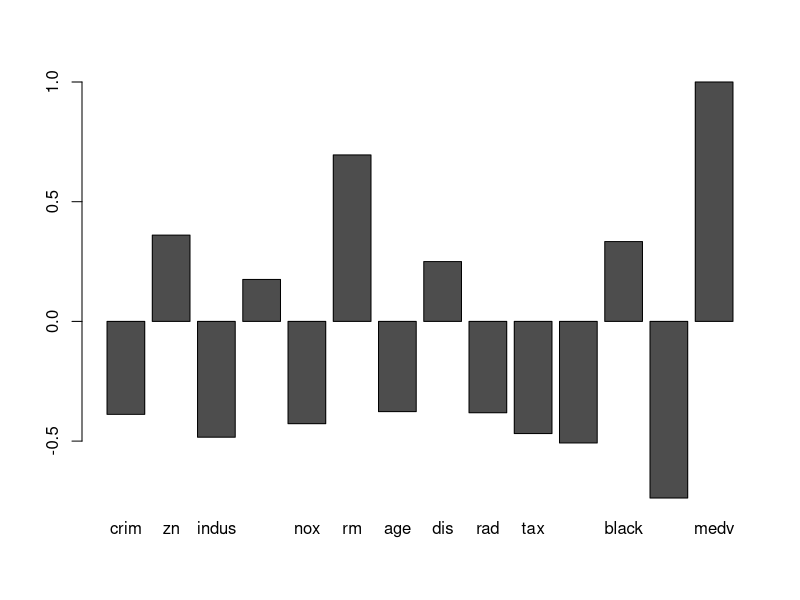
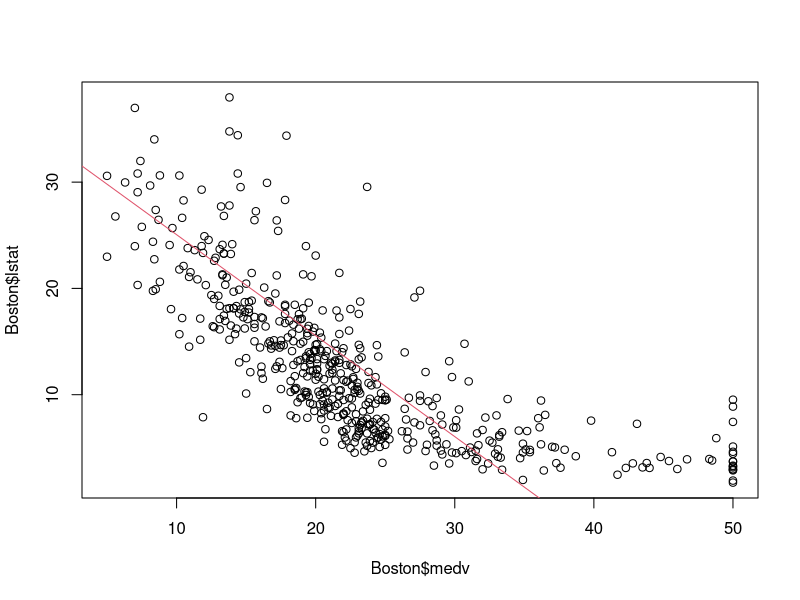
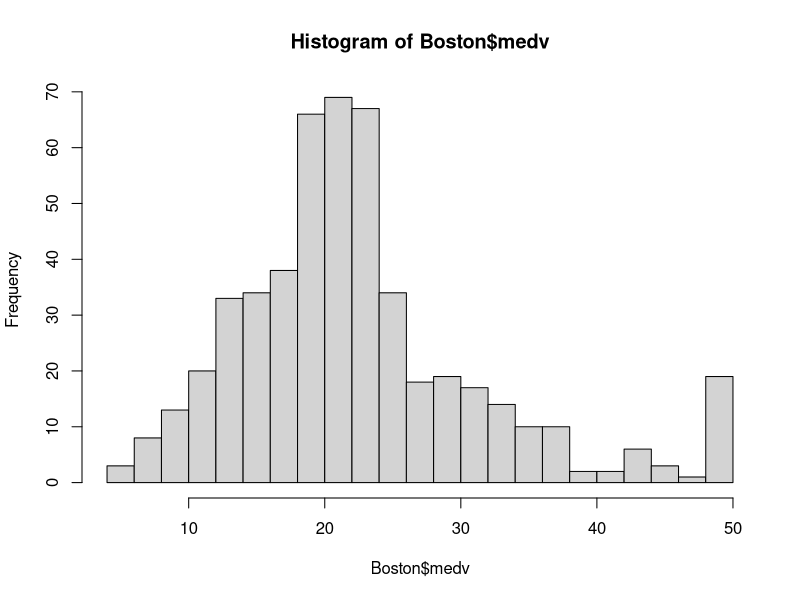
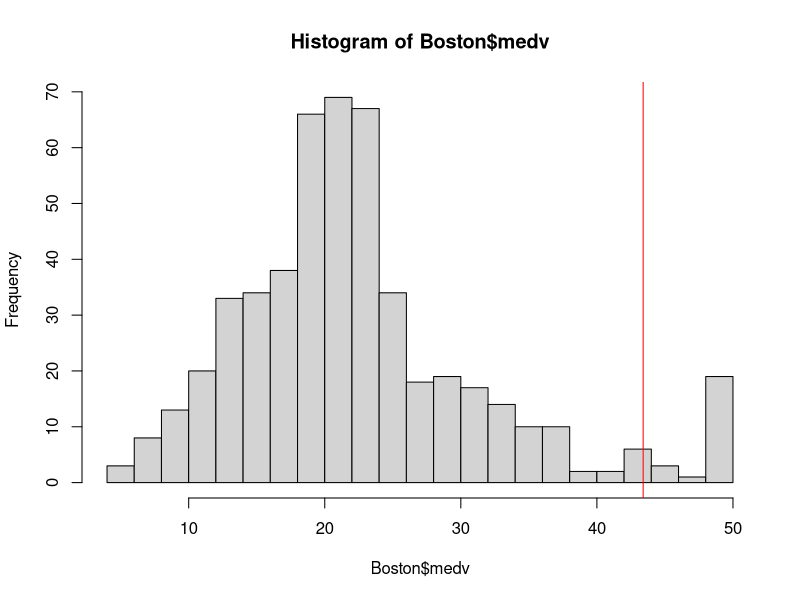
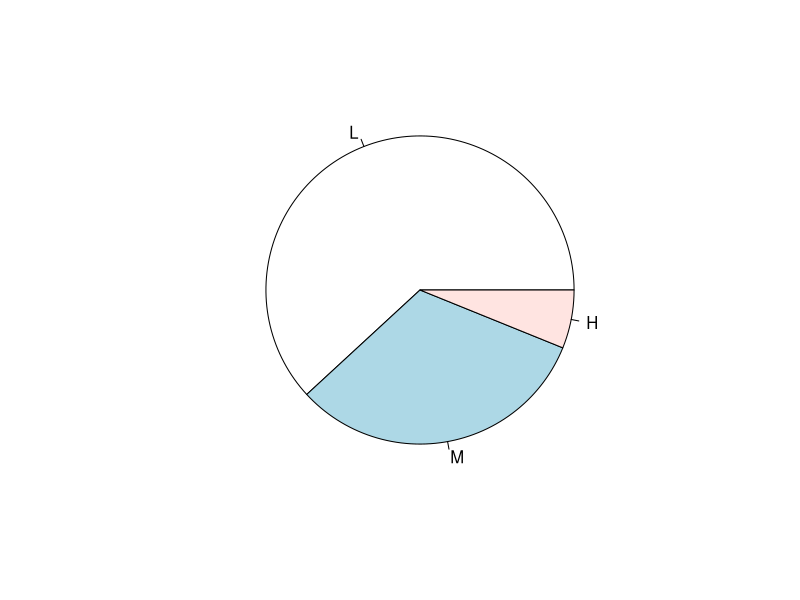

Recreate these plots in R, in order.
## ---- chunk 1
library(MASS)
#介紹引入套件
data(Boston)
## ---- chunk 2
head(Boston)

## ---- chunk 3
#解釋1非常正相關 -1是非常負相關
cor(Boston$medv,Boston)

barplot(cor(Boston$medv,Boston))

#??如何調整y軸

#與房間數是正相關,與低收入戶比例負相關

#看低收入戶比例
plot(Boston$medv,Boston$lstat)
LM=lm(Boston$medv~Boston$lstat)
abline(LM,col=2)
#練習房間數與房價的關係

## ---- chunk 4
quantile(Boston$medv, c(0.95, 0.9))
## ---- chunk 5
hist(Boston$medv, breaks = 20)
## ---- chunk 6
hist(Boston$medv, breaks = 20)
abline(v = 43.4, col="red")
## ---- chunk 7
MEDVhight = subset(Boston,Boston$medv>=43.4)
MEDVOther = subset(Boston,Boston$medv< 43.4)
# MEDVhight 為房價高的資料
# MEDVOther 其他資料
## ---- chunk 8
colMeans(MEDVhight)
colMeans(MEDVOther)
## ---- chunk 9
rbind(colMeans(MEDVhight),colMeans(MEDVOther))
## ---- chunk 10
Boston$Income=cut(Boston$lstat,breaks=3)
Boston$Income

Boston$Income=cut(Boston$lstat,breaks=3,label=c("L","M","H"))

#解釋data.frame;解釋num,int,factor
table(Boston$Income)
pie(table(Boston$Income))
## ---- chunk 11
str(Boston)
## ---- chunk 12
x=1 
## ---- chunk 13
Month1=c(1,2,3,4,5,6,7,8,9,10,11,12)
length(Month1)
Month2=1:12
length(Month2)
## ---- chunk 14
TaipeiTem=c(16.1,16.5,18.5 ,	21.9 ,	25.2 ,	27.7 ,	29.6 ,	29.2,27.4,24.5 ,	21.5 ,	17.9)
HengchunTem=c(20.7 , 21.4 , 23.2 ,  25.2 ,	27.0 ,	27.9 ,	28.4 ,	28.1 ,	27.4 ,	26.3 ,	24.3 ,	21.7)
names(TaipeiTem)=Month1
names(HengchunTem)=Month2
## ---- chunk 15
1:3
c(1, 2, 3) + 1
1:3 * 2
## ---- chunk 16
x <- c(1L, 2.0, "3")
class(x)
x
## ---- chunk 17
x <- "abc";y <- "dbbbe"
paste(x, y, sep=",")
## ---- chunk 18
strsplit(x, "b")
## ---- chunk 19
name1<-"郭雪芙"
substring(name1, 1, 1)
name2<-"金城武"
substring(name2, 1, 2)
## ---- chunk 20
x <- c("F","M","F","F")
x
x <- factor(c("F","M","F","F"), levels=c("F","M"))
x
x <- factor(c("F","M","F","F"), levels=c("F"))
levels(x)
as.integer(x)
## ---- chunk 21
#農業社會 男女男卑
Argri <- factor(c("F","M","F","F"),order=TRUE,levels=c("F","M"))

#阿美族 女尊男卑
Amis <- factor(c("F","M","F","F"),order=FALSE,levels=c("F","M"))
#應該要用
Amis <- factor(c("F","M","F","F"),order=TRUE,levels=c("M","F"))
#舉一個認真的例子 - 班上一號到六號分別拿到A,B,C的級別
rank=factor(c("C","A","B","B","C","C"),order=TRUE,level=c("C","B","A"))
rank
rank[1]<rank[2]

#?data.frame的選取
## ---- chunk 22
1 + 2
## ---- chunk 23
1 - 2
## ---- chunk 24
1 * 2
## ---- chunk 25
1L / 2L
## ---- chunk 26
x <- 1
x < 2
x <= 1
## ---- chunk 27
x<-list(1L,2,"3")
## ---- chunk 28
x<-list(1L,2,"3",mean)
## ---- chunk 29
Serial=c(1,2,3)
RBasicTeacher=c("Dboy", "Ning", "Noha")
RBasicRbind=rbind(Serial,RBasicTeacher)
## ---- chunk 30
Serial=c(1,2,3)
RBasicTeacher=c("Dboy", "Ning", "Noha")
RBasicCbind=cbind(Serial,RBasicTeacher)
RBasic=cbind(c(1,2,3),c("Dboy", "Ning", "Noha"))
## ---- chunk 31

## ---- chunk 32
as.numeric("2")
as.integer("a")
## ---- chunk 33
x <- c(1, 2, 3, 2, 3, 2, 1)
as.character(x) # 字串
factor(x) # 類別
## ---- chunk 34
x <- c("1", "2", "3", "2", "a")
as.numeric(x)
## ---- chunk 35
x <- c(75, 81, 82, 76, 91, 92)
cut(x, breaks = c(70, 80, 90, 100))
## ---- chunk 36
gdp <- c("5,023,763", "5,614,679", "6,205,338")
as.numeric(gsub(",", "", gdp))
## ---- chunk 37
factor_example=factor(c("三年甲班", "三年乙班", "三年甲班"))
summary(factor_example)
## ---- chunk 38
character_example=c("a","b","c")
summary(character_example)
## ---- chunk 39
list_example <- list(1L, 2.0, "3")
summary(list_example)
## ---- chunk 40
x <- 1:5
x[2:3]
## ---- chunk 41
x <- 1:5
x > 3
x[x > 3]
## ---- chunk 42
# 先印出台北跟恆春每個月平均溫度
TaipeiTem
HengchunTem
# 分別選取出兩地溫度>20度的月份
#1. "> <"
TaipeiTem>20
TaipeiHotMonths = TaipeiTem[TaipeiTem>20]

#2. True & False
SelectMonth= HengchunTem>20
HengchunHotMonths = HengchunTem[SelectMonth==TRUE]
## ---- chunk 43
 TaipeiTem[7:9]
mean(TaipeiTem[7:9])
HengchunTem[7:9]
mean(HengchunTem[7:9])
## ---- chunk 44
# TaipeiTem[1,2,12]

mean(TaipeiTem[c(1,2,12)])
mean(HengchunTem[c(1,2,12)])
## ---- chunk 45
str(Boston)
## ---- chunk 46
TemTable=rbind(TaipeiTem,HengchunTem)
TemTable
#選取台北二月的溫度
TemTable[1,2]
#選取二月的溫度
TemTable[,2]
TemTable[1,]
#??TemTable[HengchunTem]
#?? 
#??如何出現2的字樣
## ---- chunk 47
head(Boston)
head(Boston[["crim"]]) # head(power$name)
